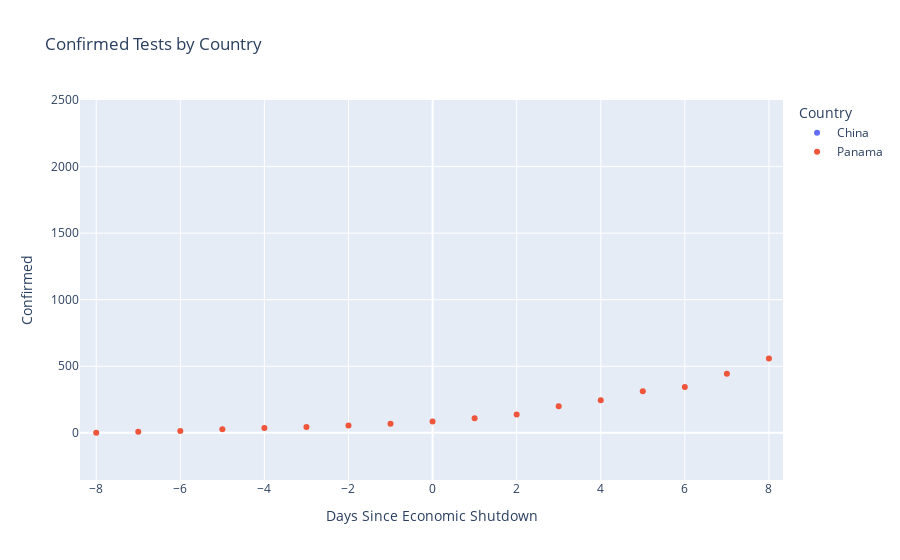

Source (notebook cell):
### Code cell
count_to_plot = ['Panama', 'China']
y_to_plot =  'Confirmed'
x_lab = 'DaysSinceShutdown'
x_axis = x_lab
stat_to_plot = y_to_plot
f = make_graph(count_to_plot, y_to_plot, x_lab, plot_style=0)
f

### Figure 1 — Plotly figure (JSON) as saved in the notebook; plotly's stock layout.template omitted (floating-point values rounded to 4 significant figures)
{"data": [{"customdata": [["Jan 22, 2020"], ["Jan 23, 2020"], ["Jan 24, 2020"], ["Jan 25, 2020"], ["Jan 26, 2020"], ["Jan 27, 2020"], ["Jan 28, 2020"], ["Jan 29, 2020"], ["Jan 30, 2020"], ["Jan 31, 2020"], ["Feb 01, 2020"], ["Feb 02, 2020"], ["Feb 03, 2020"], ["Feb 04, 2020"], ["Feb 05, 2020"], ["Feb 06, 2020"], ["Feb 07, 2020"], ["Feb 08, 2020"], ["Feb 09, 2020"], ["Feb 10, 2020"], ["Feb 11, 2020"], ["Feb 12, 2020"], ["Feb 13, 2020"], ["Feb 14, 2020"], ["Feb 15, 2020"], ["Feb 16, 2020"], ["Feb 17, 2020"], ["Feb 18, 2020"], ["Feb 19, 2020"], ["Feb 20, 2020"], ["Feb 21, 2020"], ["Feb 22, 2020"], ["Feb 23, 2020"], ["Feb 24, 2020"], ["Feb 25, 2020"], ["Feb 26, 2020"], ["Feb 27, 2020"], ["Feb 28, 2020"], ["Feb 29, 2020"], ["Mar 01, 2020"], ["Mar 02, 2020"], ["Mar 03, 2020"], ["Mar 04, 2020"], ["Mar 05, 2020"], ["Mar 06, 2020"], ["Mar 07, 2020"], ["Mar 08, 2020"], ["Mar 09, 2020"], ["Mar 10, 2020"], ["Mar 11, 2020"], ["Mar 12, 2020"], ["Mar 13, 2020"], ["Mar 14, 2020"], ["Mar 15, 2020"], ["Mar 16, 2020"], ["Mar 17, 2020"], ["Mar 18, 2020"], ["Mar 19, 2020"], ["Mar 20, 2020"], ["Mar 21, 2020"], ["Mar 22, 2020"], ["Mar 23, 2020"], ["Mar 24, 2020"], ["Mar 25, 2020"]], "hoverlabel": {"namelength": 0}, "hovertemplate": "Country=China<br>DaysSinceShutdown=%{x}<br>Confirmed=%{y}<br>Date=%{customdata[0]}", "legendgroup": "China", "marker": {"color": "#636efa", "symbol": "circle"}, "mode": "markers", "name": "China", "showlegend": true, "type": "scatter", "x": [null, null, null, null, null, null, null, null, null, null, null, null, null, null, null, null, null, null, null, null, null, null, null, null, null, null, null, null, null, null, null, null, null, null, null, null, null, null, null, null, null, null, null, null, null, null, null, null, null, null, null, null, null, null, null, null, null, null, null, null, null, null, null, null], "xaxis": "x", "y": [548, 643, 920, 1406, 2075, 2877, 5509, 6087, 8141, 9802, 11891, 16630, 19716, 23707, 27440, 30587, 34110, 36814, 39829, 42354, 44386, 44759, 59895, 66358, 68413, 70513, 72434, 74211, 74619, 75077, 75550, 77001, 77022, 77241, 77754, 78166, 78600, 78928, 79356, 79932, 80136, 80261, 80386, 80537, 80690, 80770, 80823, 80860, 80887, 80921, 80932, 80945, 80977, 81003, 81033, 81058, 81102, 81156, 81250, 81305, 81435, 81498, 81591, 81661], "yaxis": "y"}, {"customdata": [["Mar 09, 2020"], ["Mar 10, 2020"], ["Mar 11, 2020"], ["Mar 12, 2020"], ["Mar 13, 2020"], ["Mar 14, 2020"], ["Mar 15, 2020"], ["Mar 16, 2020"], ["Mar 17, 2020"], ["Mar 18, 2020"], ["Mar 19, 2020"], ["Mar 20, 2020"], ["Mar 21, 2020"], ["Mar 22, 2020"], ["Mar 23, 2020"], ["Mar 24, 2020"], ["Mar 25, 2020"]], "hoverlabel": {"namelength": 0}, "hovertemplate": "Country=Panama<br>DaysSinceShutdown=%{x}<br>Confirmed=%{y}<br>Date=%{customdata[0]}", "legendgroup": "Panama", "marker": {"color": "#EF553B", "symbol": "circle"}, "mode": "markers", "name": "Panama", "showlegend": true, "type": "scatter", "x": [-8, -7, -6, -5, -4, -3, -2, -1, 0, 1, 2, 3, 4, 5, 6, 7, 8], "xaxis": "x", "y": [1, 8, 14, 27, 36, 43, 55, 69, 86, 109, 137, 200, 245, 313, 345, 443, 558], "yaxis": "y"}], "layout": {"autosize": true, "dragmode": "zoom", "legend": {"title": {"text": "Country"}, "tracegroupgap": 0}, "title": {"text": "Confirmed Tests by Country"}, "xaxis": {"anchor": "y", "autorange": false, "domain": [0, 1], "range": [-8.386, 8.335], "title": {"text": "Days Since Economic Shutdown"}}, "yaxis": {"anchor": "x", "autorange": false, "domain": [0, 1], "range": [-354.4, 2500.0], "title": {"text": "Confirmed"}, "type": "linear"}}}
